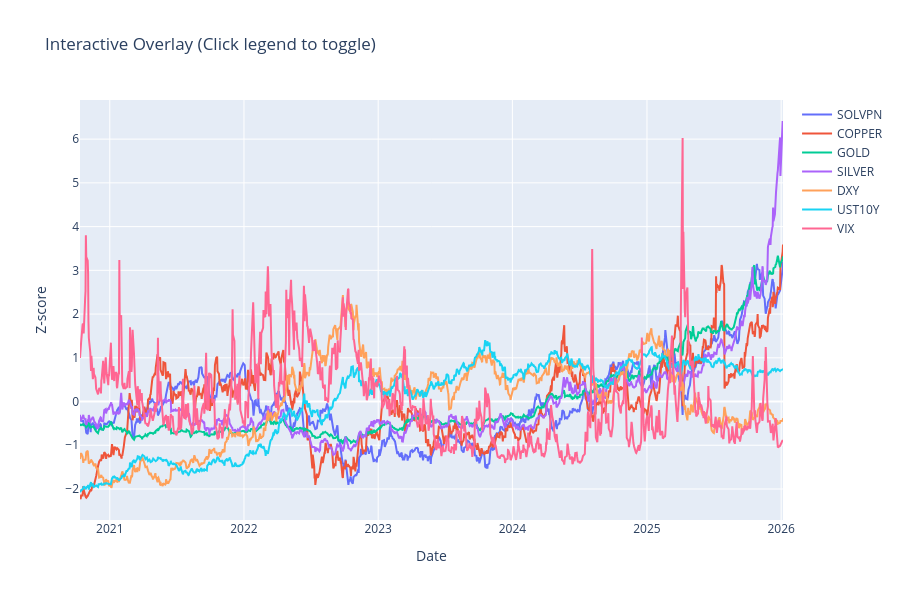

Notebook code cell kept with this figure:
### Code cell
import pandas as pd
import plotly.graph_objects as go

# ----------------------------
# 1) Load
# ----------------------------
df = pd.read_csv("./tvpvar_raw_level_merged.csv")
df["Date"] = pd.to_datetime(df["Date"])
df = df.sort_values("Date").reset_index(drop=True)

# 사용할 변수 직접 지정
num_cols = [
    "SOLVPN",
    "COPPER",
    "GOLD",
    "SILVER",
    "DXY",
    "UST10Y",
    "VIX"
]

print("Using columns:", num_cols)

# ----------------------------
# 2) 표준화 (겹쳐 보기 좋게)
# ----------------------------
df_std = df.copy()

for col in num_cols:
    df_std[col] = (df[col] - df[col].mean()) / df[col].std()

# ----------------------------
# 3) Plotly 인터랙티브 그래프
# ----------------------------
fig = go.Figure()

for col in num_cols:
    fig.add_trace(
        go.Scatter(
            x=df_std["Date"],
            y=df_std[col],
            mode="lines",
            name=col
        )
    )

fig.update_layout(
    title="Interactive Overlay (Click legend to toggle)",
    xaxis_title="Date",
    yaxis_title="Z-score",
    height=600,
    hovermode="x unified"
)

fig.show()

### Figure 1 — Plotly figure (JSON) as saved in the notebook; plotly's stock layout.template omitted (floating-point values rounded to 4 significant figures; data arrays with more than 128 entries replaced by an {"elided": "..."} marker saying what was removed)
{"data": [{"mode": "lines", "name": "SOLVPN", "type": "scatter", "x": {"elided": "1037 str values"}, "y": {"elided": "1037 float values"}}, {"mode": "lines", "name": "COPPER", "type": "scatter", "x": {"elided": "1037 str values"}, "y": {"elided": "1037 float values"}}, {"mode": "lines", "name": "GOLD", "type": "scatter", "x": {"elided": "1037 str values"}, "y": {"elided": "1037 float values"}}, {"mode": "lines", "name": "SILVER", "type": "scatter", "x": {"elided": "1037 str values"}, "y": {"elided": "1037 float values"}}, {"mode": "lines", "name": "DXY", "type": "scatter", "x": {"elided": "1037 str values"}, "y": {"elided": "1037 float values"}}, {"mode": "lines", "name": "UST10Y", "type": "scatter", "x": {"elided": "1037 str values"}, "y": {"elided": "1037 float values"}}, {"mode": "lines", "name": "VIX", "type": "scatter", "x": {"elided": "1037 str values"}, "y": {"elided": "1037 float values"}}], "layout": {"height": 600, "hovermode": "x unified", "title": {"text": "Interactive Overlay (Click legend to toggle)"}, "xaxis": {"title": {"text": "Date"}}, "yaxis": {"title": {"text": "Z-score"}}}}
